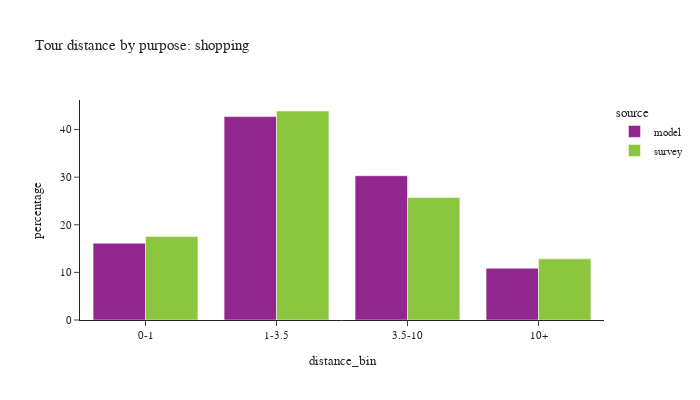

Notebook code for this chart:
### Code cell
plot_bins(tour, tour['pdpurp'] == 5, 'shopping')

### Figure 1 — Plotly figure (JSON) as saved in the notebook; plotly's stock layout.template omitted (floating-point values rounded to 4 significant figures)
{"data": [{"alignmentgroup": "True", "customdata": [[106536], [282288], [200237], [71788]], "hovertemplate": "source=model<br>distance_bin=%{x}<br>percentage=%{y}<br>sample count=%{customdata[0]}<extra></extra>", "legendgroup": "model", "marker": {"color": "#91268F", "pattern": {"shape": ""}}, "name": "model", "offsetgroup": "model", "orientation": "v", "showlegend": true, "textposition": "auto", "type": "bar", "x": ["0-1", "1-3.5", "3.5-10", "10+"], "xaxis": "x", "y": [16.12, 42.72, 30.3, 10.86], "yaxis": "y"}, {"alignmentgroup": "True", "customdata": [[424], [480], [366], [115]], "hovertemplate": "source=survey<br>distance_bin=%{x}<br>percentage=%{y}<br>sample count=%{customdata[0]}<extra></extra>", "legendgroup": "survey", "marker": {"color": "#8CC63E", "pattern": {"shape": ""}}, "name": "survey", "offsetgroup": "survey", "orientation": "v", "showlegend": true, "textposition": "auto", "type": "bar", "x": ["0-1", "1-3.5", "3.5-10", "10+"], "xaxis": "x", "y": [17.54, 43.89, 25.72, 12.85], "yaxis": "y"}], "layout": {"barmode": "group", "font": {"size": 11}, "height": 400, "legend": {"title": {"text": "source"}, "tracegroupgap": 0}, "title": {"text": "Tour distance by purpose: shopping"}, "width": 700, "xaxis": {"anchor": "y", "domain": [0.0, 1.0], "title": {"text": "distance_bin"}}, "yaxis": {"anchor": "x", "domain": [0.0, 1.0], "title": {"text": "percentage"}}}}
